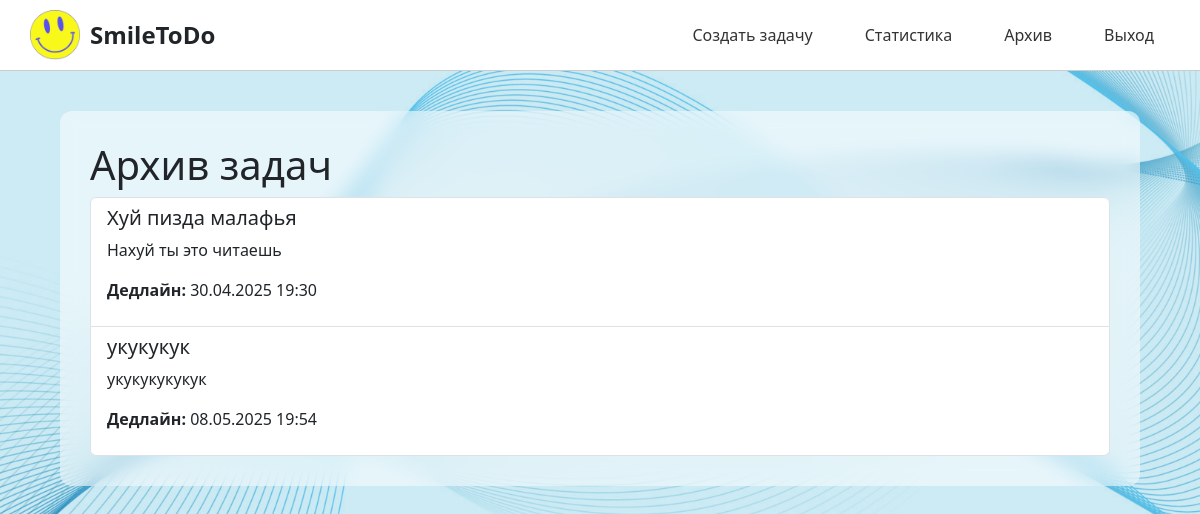
/archived/ (signed in), run on the app's committed database.
### todoapp/models.py (models this page shows, shortened)
class Task(models.Model):
    user = models.ForeignKey(User, on_delete=models.CASCADE, related_name="tasks")
    title = models.CharField(max_length=255)
    description = models.TextField(blank=True)
    completed = models.BooleanField(default=False)
    image = models.ImageField(upload_to='task_images/', blank=True, null=True)
    deadline = models.DateTimeField(blank=True, null=True)
    important = models.BooleanField(default=False)
    is_archived = models.BooleanField(default=False)
    created_at = models.DateTimeField(auto_now_add=True)
    updated_at = models.DateTimeField(auto_now=True)
    shared_with = models.ManyToManyField(User, related_name='shared_tasks', blank=True)

### todoapp/views.py (the view)
# urls.py: path('archived/', views.archived_tasks, name='archived_tasks'),
@login_required
def archived_tasks(request):
    tasks = Task.objects.filter(user=request.user, is_archived=True)
    return render(request, 'todoapp/archived_tasks.html', {'tasks': tasks})

### templates/todoapp/archived_tasks.html (shortened to what this page needs)
{% extends 'todoapp/base.html' %}
{% block content %}
<h1>Архив задач</h1>
{% if tasks %}
    <div class="list-group">
        {% for task in tasks %}
            <div class="list-group-item">
                <h5>{{ task.title }}</h5>
                <p>{{ task.description }}</p>
                <p><strong>Дедлайн:</strong> {{ task.deadline|date:"d.m.Y H:i" }}</p>
            </div>
        {% endfor %}
    </div>
{% else %}
    <p>Архив пуст.</p>
{% endif %}
{% endblock %}

### static/todoapp/style.css (style rules this page uses)
body { background: url('/static/todoapp/background.jpg') no-repeat center center fixed; background-size: cover; margin: 0; font-family: 'Segoe UI', sans-serif; }
h1 { font-size: 32px; margin-bottom: 20px; }

### data on the page
Task: title "Хуй пизда малафья", description "Нахуй ты это читаешь", deadline "30.04.2025 19:30"
Task: title "укукукук", description "укукукукукук", deadline "08.05.2025 19:54"
